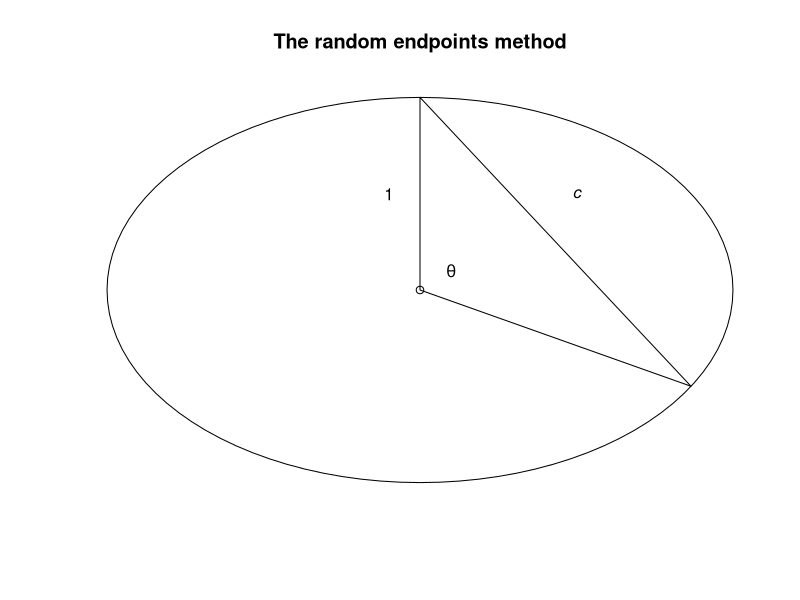
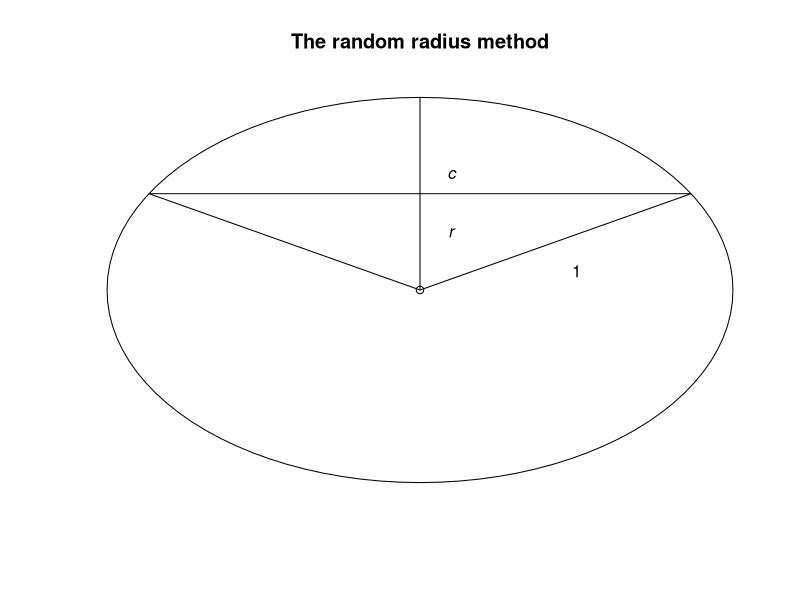
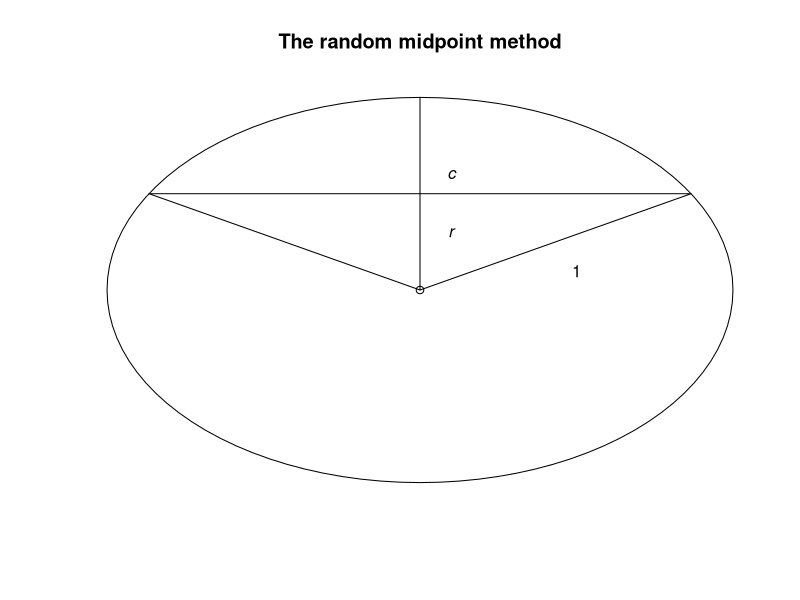
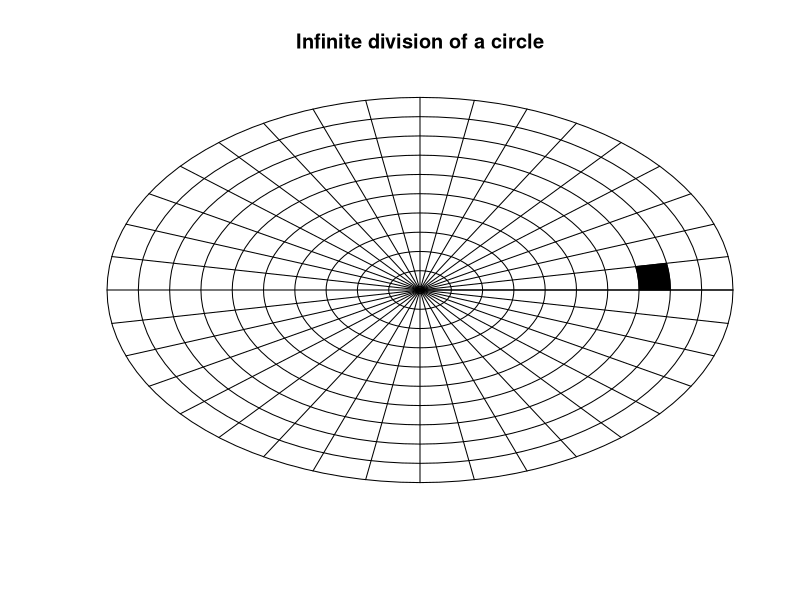
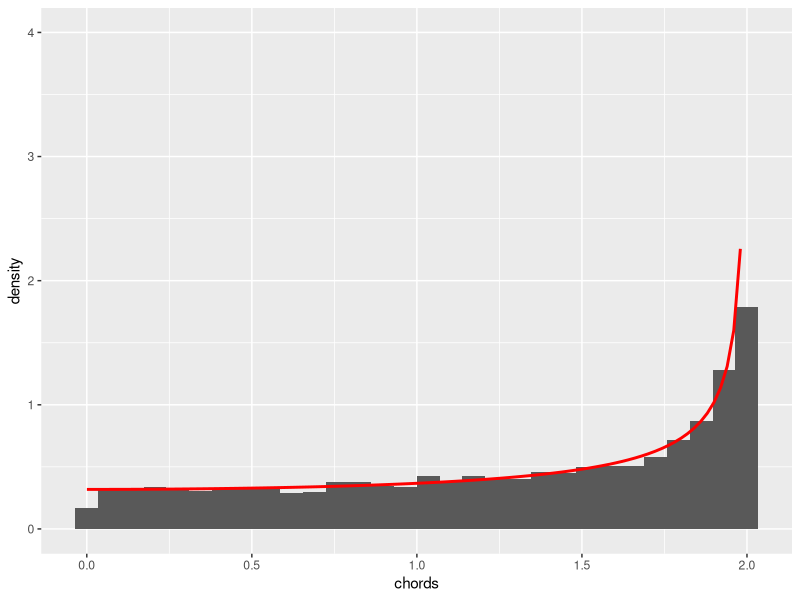
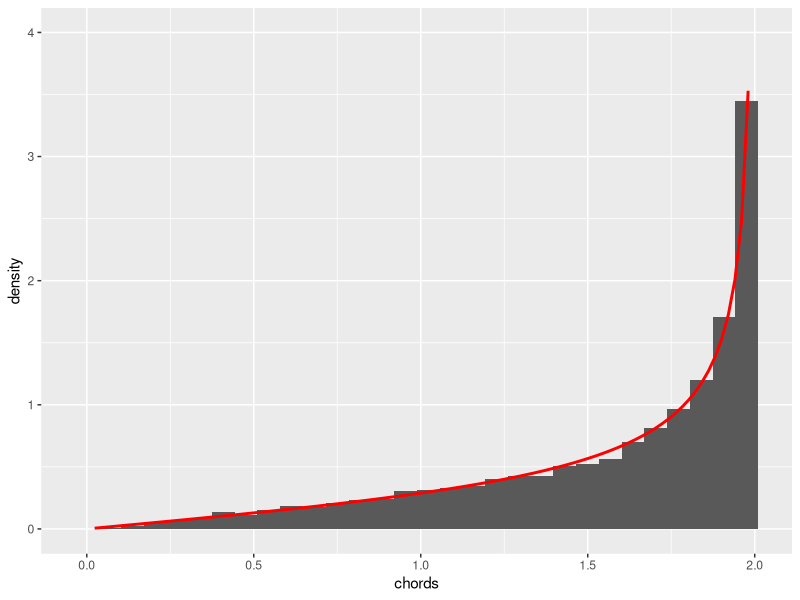
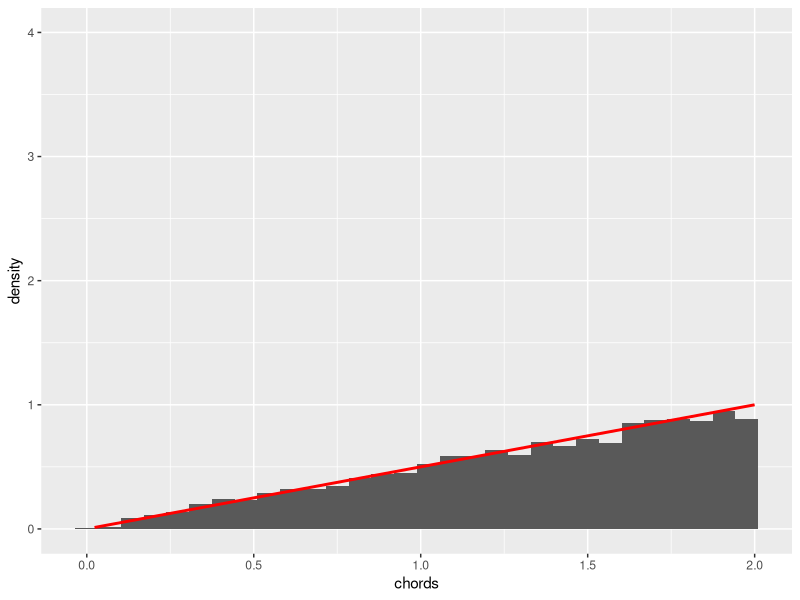
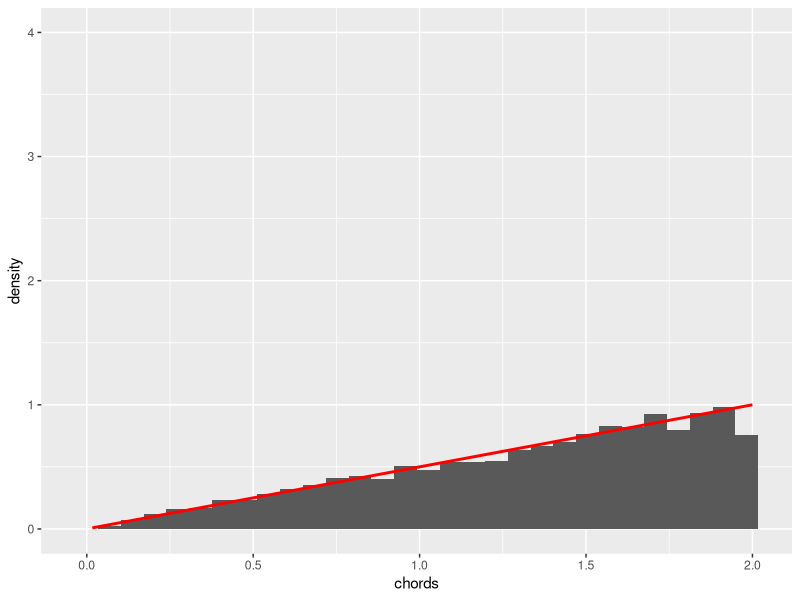

The R script that drew these images, in order:
## ---- chunk 1
plot(0,0, asp=1, xlab="", ylab="", xaxt="n", yaxt="n", bty="n", main="The random endpoints method")
angs <- seq(0, 2*pi, 2*pi/100)
polygon(cos(angs), sin(angs))
triangle <- c(c(0,0), c(0,1), c(cos(-pi/6), sin(-pi/6)), c(0,0))
triangle <- matrix(triangle, ncol=2, byrow=T)
polygon(triangle[,1], triangle[,2])
text(0.1, 0.1, expression(paste(theta)))
text(0.5, 0.5, expression(italic(c)))
text(-0.1, 0.5, expression(1))
## ---- chunk 2
plot(0,0, asp=1, xlab="", ylab="", xaxt="n", yaxt="n", bty="n", main="The random radius method")
angs <- seq(0, 2*pi, 2*pi/100)
polygon(cos(angs), sin(angs))
triangle <- c(c(0,0), c(cos(pi/6),sin(pi/6)), c(cos(5*pi/6), sin(5*pi/6)))
triangle <- matrix(triangle, ncol=2, byrow=T)
polygon(triangle[,1], triangle[,2])
lines(c(0,0), c(0,1))
text(0.1, 0.3, expression(italic(r)))
text(0.1, 0.6, expression(italic(c)))
text(0.5, 0.1, expression(1))
## ---- chunk 3
plot(0,0, asp=1, xlab="", ylab="", xaxt="n", yaxt="n", bty="n", main="The random midpoint method")
angs <- seq(0, 2*pi, 2*pi/100)
polygon(cos(angs), sin(angs))
triangle <- c(c(0,0), c(cos(pi/6),sin(pi/6)), c(cos(5*pi/6), sin(5*pi/6)))
triangle <- matrix(triangle, ncol=2, byrow=T)
polygon(triangle[,1], triangle[,2])
lines(c(0,0), c(0,1))
text(0.1, 0.3, expression(italic(r)))
text(0.1, 0.6, expression(italic(c)))
text(0.5, 0.1, expression(1))
## ---- chunk 4
plot(0,0, asp=1, xlab="", ylab="", xaxt="n", yaxt="n", bty="n", main="Infinite division of a circle")
angs <- seq(0, 2*pi, 2*pi/100)
for(i in 1:10) polygon(cos(angs)*i/10, sin(angs)*i/10)
angs <- seq(0, 2*pi, 2*pi/36)
for(i in 0:36) lines(c(0,cos(angs[i+1])), c(0,sin(angs[i+1])))
angs <- seq(0, 2*pi/36, 2*pi/360)
xs <- cos(angs)
ys <- sin(angs)
polygon(c(0.7*xs, 0.8*rev(xs)), c(0.7*ys, 0.8*rev(ys)), col="black")

## ---- chunk 5
library(ggplot2)
hist.chords <- function(df, theor.func){
  
  legend.title <- expression(paste("Is greater than ", sqrt(3)))
  
  g <- ggplot(df, aes(x = chords)) + 
    ylim(0,4) +
    geom_histogram(aes(y=..density..)) +
    guides(fill=guide_legend(title=legend.title)) +
    stat_function(fun = theor.func,
                  lwd = 1, 
                  col = 'red')
  plot(g)
}
## ---- chunk 6
set.seed(1)
n <- 10000
thetas <- runif(n, 0, pi)
chords <- 2*sin(thetas/2)
df <- data.frame(chords=chords, longer=chords>sqrt(3))
# theoretical curve for probablistic density
f <- function(x) 1/pi/sqrt(1-(x/2)^2)
# the probability that c > sqrt(3)
prob <- sum(df$chords>sqrt(3))/length(df$chords)
hist.chords(df, f)
## ---- chunk 7
set.seed(1)
n <- 10000
r <- runif(n, 0, 1)
chords <- 2*sqrt(1-r^2)
df <- data.frame(chords=chords, longer=chords>sqrt(3))
# theoretical curve for probablistic density
f <- function(x) x/4/sqrt(1-(x/2)^2)
# the probability that c > sqrt(3)
prob <- sum(df$chords>sqrt(3))/length(df$chords)
hist.chords(df, f)
## ---- chunk 8
set.seed(1)
n <- 10000
df <- data.frame(x=runif(n, -1, 1), y=runif(n, -1, 1))
df <- df[which(df$x^2 + df$y^2 < 1),]
r <- sqrt(df$x^2 + df$y^2)
chords <- 2*sqrt(1-r^2)
df <- data.frame(chords=chords, longer=chords>sqrt(3))
# theoretical curve for probablistic density
f <- function(x) x/2
# the probability that c > sqrt(3)
prob <- sum(df$chords>sqrt(3))/length(df$chords)
hist.chords(df, f)
## ---- chunk 9
set.seed(1)
n <- 10000
x <- runif(n, 0, 1)
r <- sqrt(x) # x~P(x)=2x
chords <- 2*sqrt(1-r^2)
df <- data.frame(chords=chords, longer=chords>sqrt(3))
# theoretical curve for probablistic density
f <- function(x) x/2
# the probability that c > sqrt(3)
prob <- sum(df$chords>sqrt(3))/length(df$chords)
hist.chords(df, f)
